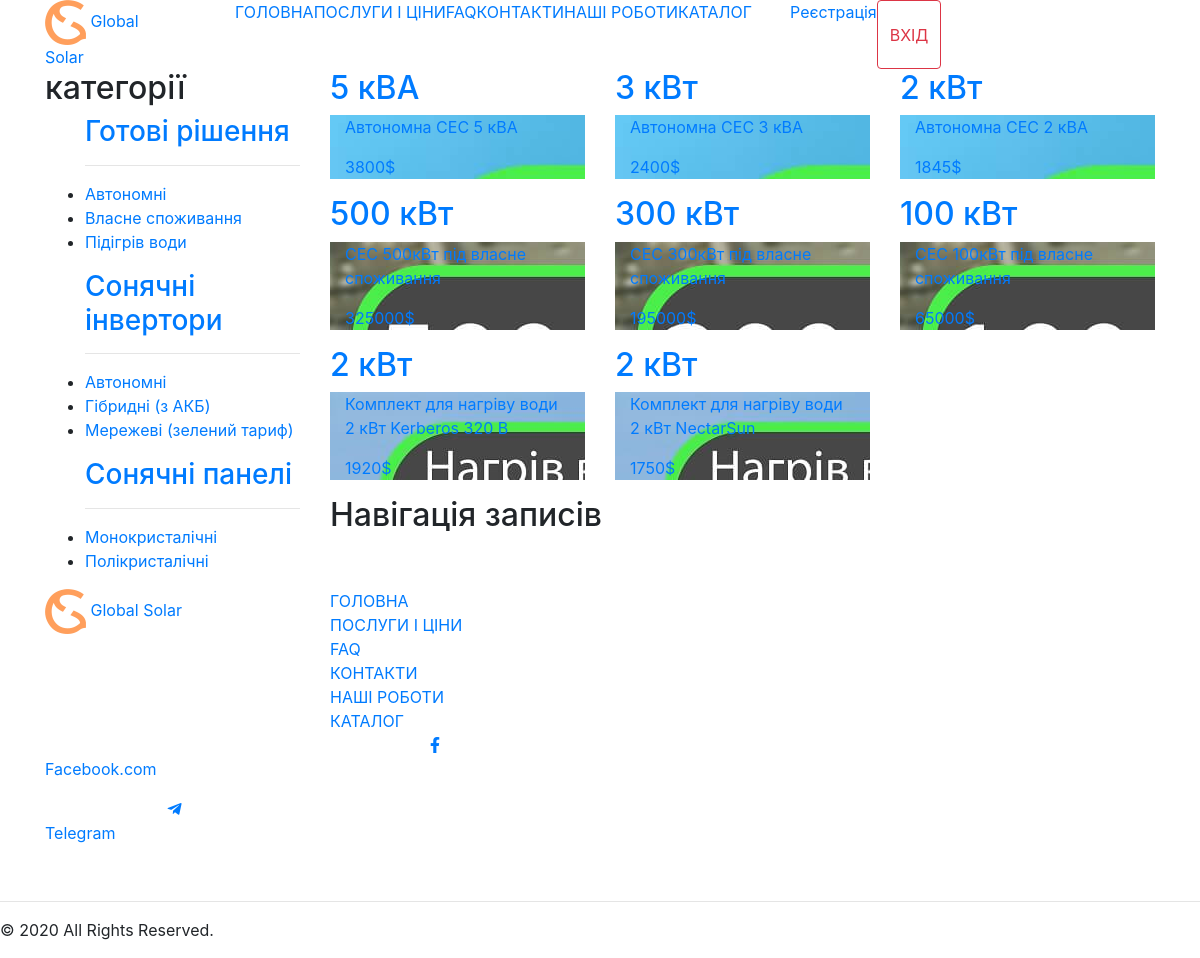
Screenshot of /catalog/ReadySolutions with the database file from the repository.
### catalog/models.py (models this page shows, shortened)
class Catalog(models.Model):
    title = models.CharField(max_length=100)
    description = models.TextField(blank=True)
    catalog_type = models.CharField(max_length=30)
    power = models.CharField(max_length=30)
    price = models.IntegerField()
    made = models.CharField(max_length=50)
    weight = models.CharField(max_length=50)
    size = models.CharField(max_length=50)
    guarantee = models.CharField(max_length=50)
    is_published = models.BooleanField(default=True)
    photo_0 = models.ImageField(upload_to="photos/%Y/%m/%d/")
    photo_1 = models.ImageField(upload_to="photos/%Y/%m/%d/", blank=True)
    photo_2 = models.ImageField(upload_to="photos/%Y/%m/%d/", blank=True)
    photo_3 = models.ImageField(upload_to="photos/%Y/%m/%d/", blank=True)

### catalog/views.py (the view)
# urls.py: path('ReadySolutions', views.ReadySolutions, name="ReadySolutions"),
def ReadySolutions(request):
    SolarPanels = Catalog.objects.all().filter(Q(catalog_type='Autonomous') | Q(catalog_type='OwnConsumption') | Q(catalog_type='WaterHeating'))
    paginator = Paginator(SolarPanels, 9)
    page_number = request.GET.get('page')
    page = paginator.get_page(page_number)
    context = {
        "SolarPanels": page,
    }
    return render(request, "pages/catalog/ReadySolutions.html", context)

### templates/pages/catalog/ReadySolutions.html (shortened to what this page needs)
{% extends 'base.html' %} {% load static %} {% block content %}
<div class="container-fluid bg-catalog">
  <div class="container catalog">
    <div class="row">
      <div class="col-3">
        <div class="col-12 category pl-0 pr-0">
          <div class="col-12 category_t p-0">
            <h2>категорії</h2>
          </div>
          <ul>
              <h3><a href="{% url 'ReadySolutions' %}">Готові рішення</a></h3>
              <hr />
              <li><a href="{% url 'Autonomous' %}">Автономні</a></li>
              <li><a href="{% url 'OwnConsumption' %}">Власне споживання</a></li>
              <li><a href="{% url 'WaterHeating' %}">Підігрів води</a></li>
            </ul>
            <ul>
              <h3><a href="{% url 'SolarInverters' %}">Сонячні інвертори</a></h3>
              <hr />
              <li><a href="{% url 'AutonomousInverters' %}">Автономні</a></li>
              <li><a href="{% url 'HybridInverters' %}">Гібридні (з АКБ)</a></li>
              <li><a href="{% url 'NetworkInverters' %}">Мережеві (зелений тариф)</a></li>
            </ul>
            <ul>
              <h3><a href="{% url 'SolarPanels' %}">Сонячні панелі</a></h3>
              <hr />
              <li><a href="{% url 'monocrystalline' %}">Монокристалічні</a></li>
              <li><a href="{% url 'polycrystalline' %}">Полікристалічні</a></li>
            </ul>
        </div>
      </div>
      <div class="catalog_tovaru col-9">
          {% if SolarPanels %}
        <div class="row">
            {% for product in SolarPanels %}
          <div class="col-4">
            <a href="{% url 'product' product.id  %}">
              <div class="price_black">
                <div class="col-12 price_black_top p-0">
                  <h2>{{ product.power }}</h2>
                </div>
                <div class="price_black_bottom col-12 p-0" style="background-image: url('{{ product.photo_0.url }}')">
                  <div class="bottom col-12">
                    <p class="info_catalog">{{ product.title }}</p>
                    <p class="price_catalog">{{ product.price }}$</p>
                  </div>
                </div>
              </div>
            </a>
          </div>
            {% endfor %}
        </div>
        <div class="row" id="pagin">
            <div class="col-12">
              <nav
                class="navigation pagination"
                role="navigation"
                aria-label="Навігація записів"
              >
                <h2 class="screen-reader-text">Навігація записів</h2>
              </nav>
            </div>
          </div>
      </div>
        {% else %}
            <div>Нічого не знайдено</div>
            {% endif %}
      </div>
    </div>
  </div>
{% endblock %}

### rows the page displays
Catalog: power "5 кВА", photo_0 (picture), title "Автономна СЕС 5 кВА", price "3800"
Catalog: power "3 кВт", photo_0 (picture), title "Автономна СЕС 3 кВА", price "2400"
Catalog: power "2 кВт", photo_0 (picture), title "Автономна СЕС 2 кВА", price "1845"
Catalog: power "500 кВт", photo_0 (picture), title "СЕС 500кВт під власне споживання", price "325000"
Catalog: power "300 кВт", photo_0 (picture), title "СЕС 300кВт під власне споживання", price "195000"
Catalog: power "100 кВт", photo_0 (picture), title "СЕС 100кВт під власне споживання", price "65000"
Catalog: power "2 кВт", photo_0 (picture), title "Комплект для нагріву води 2 кВт Kerberos 320 B", price "1920"
Catalog: power "2 кВт", photo_0 (picture), title "Комплект для нагріву води 2 кВт NectarSun", price "1750"
